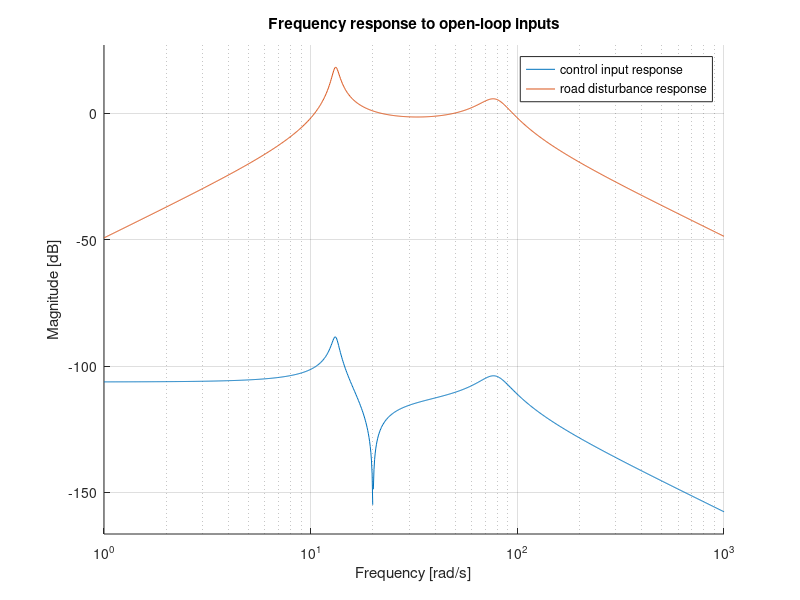

This figure's MATLAB source: (Note: this script raises an error after producing the figure.)

clear all
close all
clc

% Constants
lb2kg = 1/2.2; % conversion from lbs to kg

% Vehicle Profile
M = 2825.6;          % vehicle curb weight in (kg)
M_fsus = 47.18;      % front suspension unsprung mass (minus tire/wheel) (kg)
M_rsus = 51.03;      % rear suspension unsprung mass (minus tire/wheel) (kg)
M_whl = 39;          % tire/wheel mass (kg)
MR_f = 0.6;          % front spring motion ratio
MR_r = 1;            % rear spring motion ratio
Kf = 123510/MR_f;    % front spring rate (N/m)
Kr = 58620/MR_r;     % rear spring rate (N/m)
Bf = 1200/MR_f;     % rear approximated damping rate (N-s/m)
Br = 1150/MR_r;     % rear approximated damping rate (N-s/m)
Kt = 317400;         % tire spring rate (N/m)
Bt = 0;              % tire damping rate (N-s/m)


% model front 1/4 car
m1 = M/4;                % 1/4 bus body mass                      (kg)
m2 = M_fsus+M_whl  ;     % suspension mass                        (kg)
k1 = Kf;                 % spring constant of suspension system   (N/m)
k2 = Kt;                 % spring constant of wheel and tire      (N/m)
b1 = Bf;                 % damping constant of suspension system  (N.s/m)
b2 = Bt;                 % damping constant of wheel and tire     (N.s/m)
%U                      %control force

s = tf('s');
delta = ((m1*s^2+b1*s+k1)*(m2*s^2+(b1+b2)*s+(k1+k2))-(b1*s+k1)*(b1*s+k1));

G_u = ((m1+m2)*s^2+b2*2+k2)/delta; %control input transfer function
G_w = (-m1*b2*s^3+m1*k2*s^2)/delta; %disturbance input transfer function

%% Plot transfer function characteristics
figure()
% step(G_u)


figure()
% step(G_w)


figure()
hold on;
bodemag(G_u)
bodemag(G_w)
title('Frequency response to open-loop inputs')
legend('control input response','road disturbance response')

%% open-loop state-space model
% inputs: U (active forcer), W (road profile)
% states:
% x(0) = position of sprung mass (body)
% x(1) = velocity of sprung mass (body)
% x(2) = position of unsprung mass (wheel)
% x(3) = velocity of unsprung mass (wheel)
A=[0 1   0  0
  -k1/m1 -b1/m1 k1/m1 b1/m1
   0 0 0 1
   (b1+k1)/m2 0 -(k1+k2)/m2 -(b1+b2)/m2];

B=[0 0 
   1/m1 0
   0 0
   -1/m2 (b2+k2)/m2];

C=[1 0 0 0
   0 0 1 0];

D=[0 0
   0 0];
x0 = [1.1 0 0.35 0]; % initial conditions of state variables
sys=ss(A,B,C,D);

% plot open-loop poles
% figure()
% p = eig(A)
% plot(real(p), imag(p), 'r*'); % plot poles of open-loop system
% title('Open-loop System Poles')

dist = 1000;            % meters test distance
dx = 0.1;               % meters distance increment
spd_kph = 60            % kilometers per hour test speed
wlen = dist/dx;         % calculate length of road vector
w = func_roadElevationProfile(4, dist,dx,'figure',false,'fignum',6); %road profile vector
u = zeros(1,numel(w));  % create empty input vector
input = [u; w];

spd_mps = spd_kph/3.6;  % convert nominal steady-state speed of simulation to meters/sec
t_end = dist/spd_mps;   % final time value
dt = t_end/size(w,2);   % calculate time step increment
t = 0:dt:dist/spd_mps;  % create time vector
t = t(1:end-1);         % clip time vector size to match road profile vector
y = lsim(sys,input,t,x0);  % simulate system

% animate model simulation
addpath("qcar_animation")
z0 = w; % road elevation
z1 = y(:,2);              % wheel cm position
z2 = y(:,1);          % sprung mass position
zmf = 5;              % exaggerate response for better visualization
umf = 5;              % road scaling factor
road_z = w;
road_x = 0:dx:dist;
for i=1:length(t)
    plotsusp([z0(i), z1(i)*zmf, z2(i)*zmf, t(i)],road_x,road_z,road_x(i),umf);
    refresh
end

%% plot FFT of qcar response to road input

figure(7)
hold on;
[freq, amp, phase] = simpleFFT(y,dt);
plot(freq, amp);
title('FFT frequency profile of unsprung mass acceleration')

%% launch VDV calculation app
cd 'vibrationdata_9_23_2021'
data = [t' y] %use this to calculate VDV w/ settings:
% m/sec^2, no mean removal, Wk z-axis weighting, no segmentation
% start time = 0, end time = t(end)
run('vibrationdata.m')



